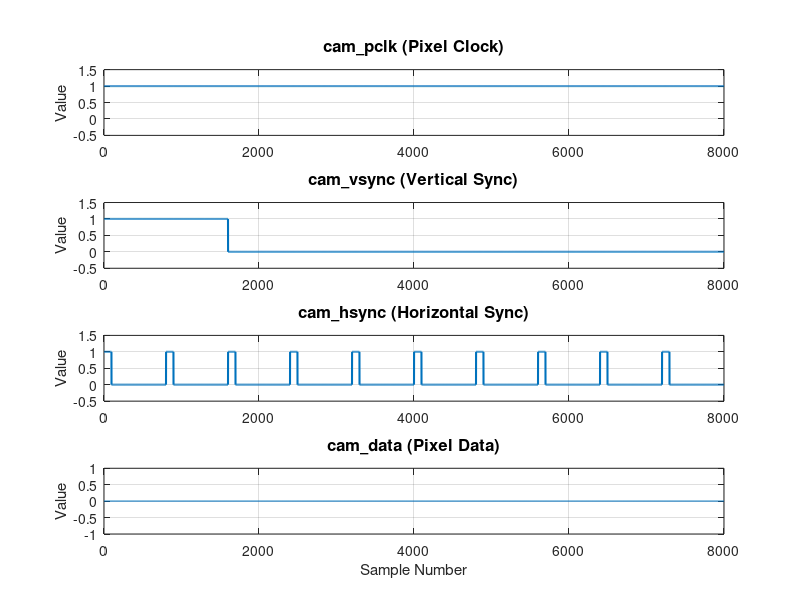
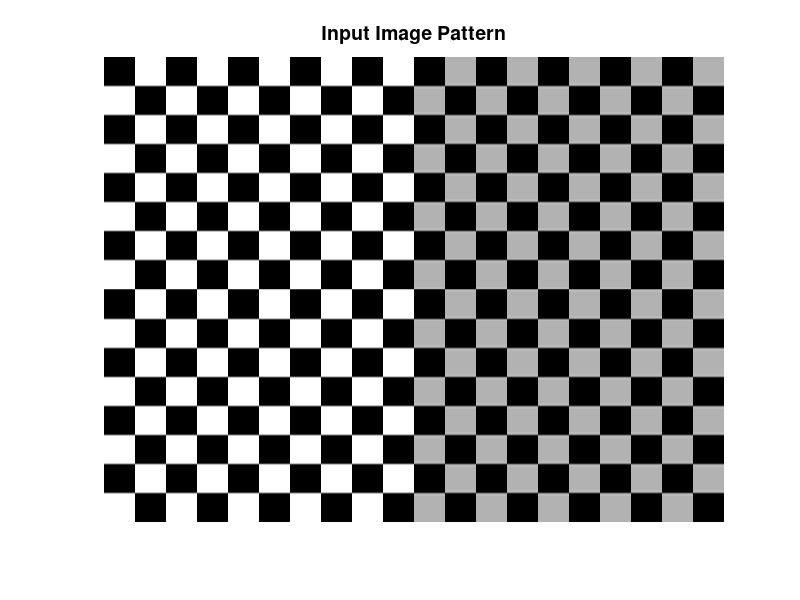

These figures' MATLAB source, in order:
% Camera Signal Generator for Verilog Testbench
% Converts image pixels to camera interface timing signals
% Outputs: cam_pclk, cam_vsync, cam_hsync, cam_data

clear all; close all; clc;

%% Configuration Parameters
IMG_WIDTH = 640;
IMG_HEIGHT = 480;
PIXEL_BITS = 8;

% Timing parameters (VGA standard)
H_FRONT_PORCH = 16;
H_SYNC_PULSE = 96;
H_BACK_PORCH = 48;
V_FRONT_PORCH = 10;
V_SYNC_PULSE = 2;
V_BACK_PORCH = 33;

TOTAL_H = IMG_WIDTH + H_FRONT_PORCH + H_SYNC_PULSE + H_BACK_PORCH;
TOTAL_V = IMG_HEIGHT + V_FRONT_PORCH + V_SYNC_PULSE + V_BACK_PORCH;

%% Create or Load Test Image
% Option 1: Generate checkerboard pattern
img = uint8(checkerboard(32, ceil(IMG_HEIGHT/64), ceil(IMG_WIDTH/64)) * 255);
img = imresize(img, [IMG_HEIGHT, IMG_WIDTH]);

% Option 2: Generate gradient pattern (uncomment to use)
% [X, Y] = meshgrid(1:IMG_WIDTH, 1:IMG_HEIGHT);
% img = uint8((X + Y) / (IMG_WIDTH + IMG_HEIGHT) * 255);

% Option 3: Load your own image (uncomment to use)
% img = imread('your_image.png');
% if size(img, 3) == 3
%     img = rgb2gray(img);
% end
% img = imresize(img, [IMG_HEIGHT, IMG_WIDTH]);

%% Generate Camera Signals
total_samples = TOTAL_H * TOTAL_V;
cam_pclk = zeros(1, total_samples);
cam_vsync = zeros(1, total_samples);
cam_hsync = zeros(1, total_samples);
cam_data = zeros(1, total_samples);

sample_idx = 1;

fprintf('Generating camera signals...\n');

for v = 1:TOTAL_V
    for h = 1:TOTAL_H
        % Pixel clock (active high during each pixel)
        cam_pclk(sample_idx) = 1;
        
        % Vertical sync (active during first V_SYNC_PULSE lines)
        if v <= V_SYNC_PULSE
            cam_vsync(sample_idx) = 1;
        else
            cam_vsync(sample_idx) = 0;
        end
        
        % Horizontal sync (active during first H_SYNC_PULSE pixels of each line)
        if h <= H_SYNC_PULSE
            cam_hsync(sample_idx) = 1;
        else
            cam_hsync(sample_idx) = 0;
        end
        
        % Pixel data (valid only during active video region)
        v_active = v > (V_SYNC_PULSE + V_BACK_PORCH) && v <= (V_SYNC_PULSE + V_BACK_PORCH + IMG_HEIGHT);
        h_active = h > (H_SYNC_PULSE + H_BACK_PORCH) && h <= (H_SYNC_PULSE + H_BACK_PORCH + IMG_WIDTH);
        
        if v_active && h_active
            row = v - (V_SYNC_PULSE + V_BACK_PORCH);
            col = h - (H_SYNC_PULSE + H_BACK_PORCH);
            cam_data(sample_idx) = img(row, col);
        else
            cam_data(sample_idx) = 0;
        end
        
        sample_idx = sample_idx + 1;
    end
end

fprintf('Total samples generated: %d\n', total_samples);

%% Save Combined Stimulus File
fprintf('Saving combined stimulus file...\n');
fid = fopen('cam_stimulus.txt', 'w');
for i = 1:total_samples
    fprintf(fid, '%d %d %d %d\n', cam_pclk(i), cam_vsync(i), cam_hsync(i), cam_data(i));
end
fclose(fid);

%% Save Individual Signal Files
fprintf('Saving individual signal files...\n');
dlmwrite('cam_pclk.txt', cam_pclk', 'delimiter', '\n', 'precision', '%d');
dlmwrite('cam_vsync.txt', cam_vsync', 'delimiter', '\n', 'precision', '%d');
dlmwrite('cam_hsync.txt', cam_hsync', 'delimiter', '\n', 'precision', '%d');
dlmwrite('cam_data.txt', cam_data', 'delimiter', '\n', 'precision', '%d');

%% Save Binary Format (for faster loading)
fprintf('Saving binary format...\n');
save('cam_signals.mat', 'cam_pclk', 'cam_vsync', 'cam_hsync', 'cam_data', ...
     'IMG_WIDTH', 'IMG_HEIGHT', 'TOTAL_H', 'TOTAL_V');

%% Generate Verilog Testbench Memory Initialization Files
fprintf('Saving Verilog memory initialization files...\n');

% cam_pclk.mem
fid = fopen('cam_pclk.mem', 'w');
for i = 1:total_samples
    fprintf(fid, '%01X\n', cam_pclk(i));
end
fclose(fid);

% cam_vsync.mem
fid = fopen('cam_vsync.mem', 'w');
for i = 1:total_samples
    fprintf(fid, '%01X\n', cam_vsync(i));
end
fclose(fid);

% cam_hsync.mem
fid = fopen('cam_hsync.mem', 'w');
for i = 1:total_samples
    fprintf(fid, '%01X\n', cam_hsync(i));
end
fclose(fid);

% cam_data.mem
fid = fopen('cam_data.mem', 'w');
for i = 1:total_samples
    fprintf(fid, '%02X\n', cam_data(i));
end
fclose(fid);

%% Plot Signals for Verification
fprintf('Generating verification plots...\n');

% Plot first 10 lines for visualization
samples_to_plot = min(TOTAL_H * 10, total_samples);

figure('Position', [100 100 1200 800]);

subplot(4,1,1);
plot(1:samples_to_plot, cam_pclk(1:samples_to_plot), 'LineWidth', 1.5);
title('cam\_pclk (Pixel Clock)', 'FontSize', 12);
ylabel('Value');
ylim([-0.5 1.5]);
grid on;

subplot(4,1,2);
plot(1:samples_to_plot, cam_vsync(1:samples_to_plot), 'LineWidth', 1.5);
title('cam\_vsync (Vertical Sync)', 'FontSize', 12);
ylabel('Value');
ylim([-0.5 1.5]);
grid on;

subplot(4,1,3);
plot(1:samples_to_plot, cam_hsync(1:samples_to_plot), 'LineWidth', 1.5);
title('cam\_hsync (Horizontal Sync)', 'FontSize', 12);
ylabel('Value');
ylim([-0.5 1.5]);
grid on;

subplot(4,1,4);
plot(1:samples_to_plot, cam_data(1:samples_to_plot), 'LineWidth', 1);
title('cam\_data (Pixel Data)', 'FontSize', 12);
ylabel('Value');
xlabel('Sample Number');
grid on;

saveas(gcf, 'camera_signals_plot.png');

% Display original image
figure('Position', [100 100 800 600]);
imshow(img);
title('Input Image Pattern', 'FontSize', 14);
saveas(gcf, 'input_image.png');

%% Summary
fprintf('\n=== Generation Complete ===\n');
fprintf('Image Size: %d x %d\n', IMG_WIDTH, IMG_HEIGHT);
fprintf('Total Samples: %d\n', total_samples);
fprintf('Total Lines: %d (Active: %d)\n', TOTAL_V, IMG_HEIGHT);
fprintf('Total Pixels per Line: %d (Active: %d)\n', TOTAL_H, IMG_WIDTH);
fprintf('\nFiles Generated:\n');
fprintf('  - cam_stimulus.txt (combined format)\n');
fprintf('  - cam_pclk.txt, cam_vsync.txt, cam_hsync.txt, cam_data.txt\n');
fprintf('  - cam_pclk.mem, cam_vsync.mem, cam_hsync.mem, cam_data.mem (hex format)\n');
fprintf('  - cam_signals.mat (MATLAB binary)\n');
fprintf('  - camera_signals_plot.png\n');
fprintf('  - input_image.png\n');
fprintf('=========================\n');
